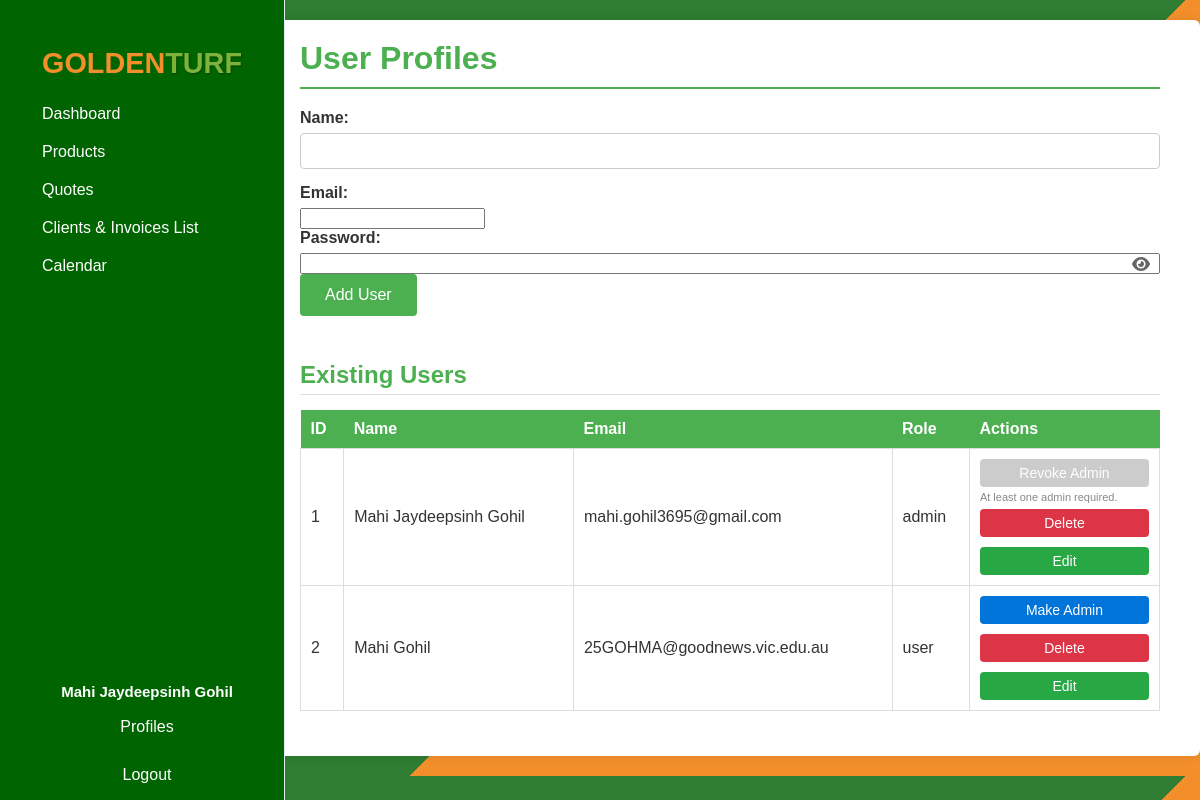
The page /profiles (signed in) on the database its author committed.
### tables this page shows
CREATE TABLE users (
            id INTEGER PRIMARY KEY AUTOINCREMENT,
            name TEXT NOT NULL,
            email TEXT UNIQUE NOT NULL,
            password TEXT NOT NULL
        , reset_token TEXT, token_expiry TEXT, role TEXT DEFAULT 'user', verification_code TEXT, permissions TEXT DEFAULT '');

### app.py (the view, shortened to what this page needs)
@app.route('/profiles', methods=['GET', 'POST'])
def profiles():
    if 'user_name' not in session:
        return redirect(url_for('login'))
    if not has_permission('profiles'):
        return redirect(url_for('access_restricted'))
    conn = sqlite3.connect('users.db')
    c = conn.cursor()
    c.execute('SELECT id, name, email, role, permissions FROM users ORDER BY id')
    users = c.fetchall()
    c.execute('SELECT id FROM users WHERE role = "admin"')
    admin_ids = [row[0] for row in c.fetchall()]
    conn.close()
    only_admin_id = admin_ids[0] if len(admin_ids) == 1 else None
    return render_template('profiles.html', users=users, only_admin_id=only_admin_id)

### app.py (called while the page is built, shortened)
def has_permission(module):
    if 'user_role' not in session:
        return False
    if session.get('user_role') == 'admin' or session.get('user_id') == 1:
        return True

### templates/profiles.html (shortened to what this page needs)
<!DOCTYPE html>
<html lang="en">
    <head>
        <link rel="stylesheet" href="{{ url_for('static', filename='dashboard.css') }}" />
        <link rel="stylesheet" href="{{ url_for('static', filename='invoice.css') }}" />
        <link rel="stylesheet" href="https://cdnjs.cloudflare.com/ajax/libs/font-awesome/6.4.0/css/all.min.css" />
    </head>
    <body>
        <div class="container">
            <header>
                <h1>User Profiles</h1>
            </header>
            {% if session['user_role'] == 'admin' or session['user_id'] == 1 %}
            <form method="POST" action="{{ url_for('profiles') }}">
                <section class="user-form">
                    <label for="name">Name:</label>
                    <input type="text" id="name" name="name" required />
                    <label for="email">Email:</label>
                    <input type="email" id="email" name="email" required />
                    <label for="password">Password:</label>
                    <div class="password-container">
                        <input type="password" id="password" name="password" required />
                        <i class="fa fa-eye toggle-password" id="togglePassword" title="Show/Hide Password"></i>
                    </div>
                    <button type="submit">Add User</button>
                </section>
            </form>
            {% endif %}
            <section class="user-list">
                <h2>Existing Users</h2>
                <table>
                    <thead>
                        <tr>
                            <th>ID</th>
                            <th>Name</th>
                            <th>Email</th>
                            <th>Role</th>
                            <th>Actions</th>
                        </tr>
                    </thead>
                    <tbody>
                        {% for user in users %}
                        <tr>
                            <td>{{ user[0] }}</td>
                            <td>{{ user[1] }}</td>
                            <td>{{ user[2] }}</td>
                            <td>{{ user[3] }}</td>
                            <td>
                                {% if session['user_role'] == 'admin' or session['user_id'] == 1 %}
                                <div style="display: flex; flex-direction: column; gap: 6px; align-items: flex-start; min-width: 120px;">
                                    <form action="{{ url_for('toggle_admin', user_id=user[0]) }}" method="post" style="width:100%;">
                                        {% set is_only_admin = only_admin_id is not none and user[0] == only_admin_id %}
                                        {% if is_only_admin %}
                                            {% set admin_btn_style = 'width:100%; padding:6px 0; background:#ccc; color:#fff; border:none; border-radius:4px; font-size:14px; margin-bottom:4px; cursor:not-allowed;' %}
                                        {% elif user[3] == 'admin' %}
                                            {% set admin_btn_style = 'width:100%; padding:6px 0; background:#ff9800; color:#fff; border:none; border-radius:4px; font-size:14px; margin-bottom:4px; cursor:pointer;' %}
                                        {% else %}
                                            {% set admin_btn_style = 'width:100%; padding:6px 0; background:#0074d9; color:#fff; border:none; border-radius:4px; font-size:14px; margin-bottom:4px; cursor:pointer;' %}
                                        {% endif %}
                                        <button type="submit"
                                            title="Toggle Admin Role"
                                            style="{{ admin_btn_style }}"
                                            {% if is_only_admin %}disabled{% endif %}>
                                            {% if user[3] == 'admin' %}
                                                Revoke Admin
                                            {% else %}
                                                Make Admin
                                            {% endif %}
                                        </button>
                                        {% if is_only_admin %}
                                            <span style="font-size:11px;color:#888;">At least one admin required.</span>
                                        {% endif %}
                                    </form>
                                    <form action="{{ url_for('delete_user', user_id=user[0]) }}" method="post" style="width:100%;">
                                        <button type="submit" style="width:100%; padding: 6px 0; background:#dc3545; color:#fff; border:none; border-radius:4px; font-size:14px; margin-bottom: 4px;">Delete</button>
                                    </form>
                                    <a href="{{ url_for('edit_user', user_id=user[0]) }}" style="display:block; width:100%; padding:6px 0; background:#28a745; color:#fff; border:none; border-radius:4px; text-decoration:none; font-size:14px; text-align:center;">Edit</a>
                                </div>
                                {% endif %}
                            </td>
                        </tr>
                        {% endfor %}
                    </tbody>
                </table>
            </section>
        </div>
        {% include '_sidebar.html' %}
    </body>
</html>

### templates/_sidebar.html (shortened to what this page needs)
<div class="sidebar" style="border-right: 1px solid #e2e8f0; min-width: 220px; max-width: 220px; background: #006400; color: white; height: 100vh; position: fixed;">
    <div style="text-align:center;padding:15px 5px;">
        <div class="sidebar-logo" style="font-weight: 700; font-size: 1.8rem; font-family: 'Eastman Grotesque', Arial, sans-serif;">
            <span style="color: #F28F2B;">GOLDEN</span><span style="color: #7FB23D; text-shadow: 1px 1px 2px rgba(0,0,0,0.3);">TURF</span>
        </div>
    </div>
    <nav class="navbar">
        <a href="{{ url_for('dashboard') }}" style="color: white; font-size: 16px; text-decoration: none; display: block; padding: 10px;">Dashboard</a>
        <div class="nav-dropdown">
            <a href="#" class="dropbtn" style="color: white; font-size: 16px; text-decoration: none; display: block; padding: 10px;">Products</a>
        </div>
        <a href="{{ url_for('quotes') }}" style="color: white; font-size: 16px; text-decoration: none; display: block; padding: 10px;">Quotes</a>
        <a href="{{ url_for('payments') }}" style="color: white; font-size: 16px; text-decoration: none; display: block; padding: 10px;">Clients &amp; Invoices List</a>
        <a href="{{ url_for('calendar') }}" style="color: white; font-size: 16px; text-decoration: none; display: block; padding: 10px;">Calendar</a>
        <div style="position: absolute; bottom: 70px; left: 5px; width: 100%; text-align: center;">
            <div style="color: #fff; font-weight: 600; margin-bottom: 6px;">
                <span style="font-size: 15px;">{{ session.get('user_name', 'Unknown') }}</span>
            </div>
            <a href="{{ url_for('profiles') }}" style="color: white; font-size: 16px; text-decoration: none; display: block; padding: 10px; margin-bottom: 10px;">Profiles</a>
            <a href="{{ url_for('logout') }}" style="color: white; font-size: 16px; text-decoration: none; display: block; padding: 10px;">Logout</a>
        </div>
    </nav>
</div>

### static/dashboard.css (style rules this page uses)
body { font-family: Arial, sans-serif; margin: 0; background-color: #f9f9f9; color: #333; }
.sidebar { width: 220px; background-color: #006400; color: white; height: 100vh; position: fixed; top: 0; left: 0; padding: 2rem; border-right: 2px solid #e2e8f0; font-size: 18px; transition: background-color 0.3s ease; z-index: 100; box-shadow: none; margin: 0; overflow: hidden; }
.sidebar nav a[href$="payments"]::after { content: ""; font-size: inherit; color: inherit; margin-left: 0; }
.nav-dropdown { position: relative; display: block; }
.dropbtn { color: white; padding: 12px 20px; text-decoration: none; font-size: 18px; font-weight: normal; display: block; }
h1 { color: #2f6f2f; margin-bottom: 30px; }
.container { margin-left: 220px; padding: 2rem; width: calc(100vw - 220px); box-sizing: border-box; }

### static/invoice.css (style rules this page uses)
body { font-family: Arial, sans-serif; background: linear-gradient(135deg, #2e7d32 60%, #F28F2B 40%); margin: 0; padding: 20px; color: #333; }
.container { max-width: 900px; margin: 0 auto; background-color: #fff; border-radius: 6px; box-shadow: 0 0 10px rgba(0,0,0,0.1); padding: 30px 40px; }
header { border-bottom: 2px solid #4CAF50; margin-bottom: 20px; padding-bottom: 10px; }
header h1 { color: #4CAF50; margin: 0; font-size: 2rem; }
form { display: flex; flex-direction: column; }
section { margin-bottom: 25px; }
h2 { color: #4CAF50; border-bottom: 1px solid #ddd; padding-bottom: 5px; margin-bottom: 15px; }
label { display: block; margin-bottom: 6px; font-weight: bold; }
input[type="text"], input[type="number"], select { width: 100%; padding: 8px 10px; margin-bottom: 15px; border: 1px solid #ccc; border-radius: 4px; box-sizing: border-box; font-size: 1rem; }
table { width: 100%; border-collapse: collapse; }
table thead th { background-color: #4CAF50; color: white; padding: 10px; text-align: left; }
table tbody td { border: 1px solid #ddd; padding: 10px; }
button { background-color: #4CAF50; color: white; border: none; padding: 12px 25px; font-size: 1rem; border-radius: 4px; cursor: pointer; transition: background-color 0.3s ease; }

### templates/profiles.html (style rules this page uses)
.container { margin-left: 240px; padding: 20px 40px; max-width: calc(100vw - 260px); }
.password-container { position: relative; display: flex; align-items: center; }
.password-container input { flex: 1; padding-right: 40px; }
.password-container .toggle-password { position: absolute; right: 10px; cursor: pointer; color: #666; font-size: 16px; z-index: 10; }

### rows shown on the page
users: id "1", name "Mahi Jaydeepsinh Gohil", email "mahi.gohil3695@gmail.com", role "admin", shows "Revoke Admin", shows "At least one admin required.", get "Mahi Jaydeepsinh Gohil"
users: id "2", name "Mahi Gohil", email "25GOHMA@goodnews.vic.edu.au", role "user", shows "Make Admin"
